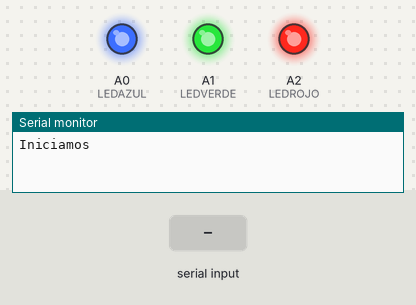
Bench run of a sketch on a simulated Arduino Uno, built with avr-gcc and run on an emulated ATmega328P. Parts: output pins drawn as LEDs (lit = HIGH), the last lines printed to the serial monitor. The inputs (shaded band) are chosen by the test bench.

Above: at 1.2 s.
1.3 s: "0" received over the second serial link
At 2.0 s:
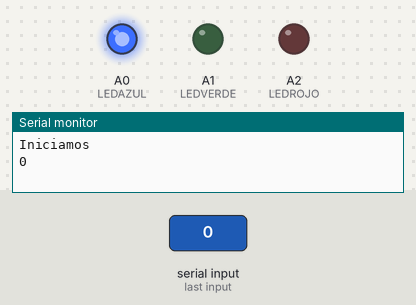
2.8 s: "1" received over the second serial link
At 3.1 s:
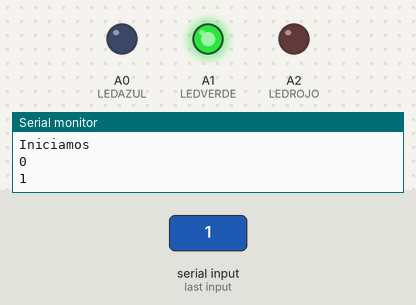
4.3 s: "2" received over the second serial link
At 5.5 s:
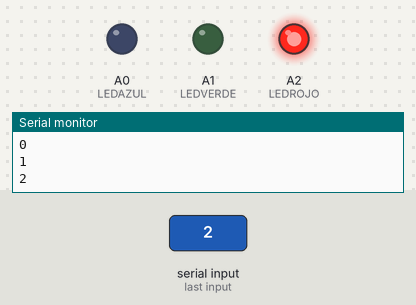
Timing chart, 0 to 7.3 s (numbered marks = the images above; inputs shaded):
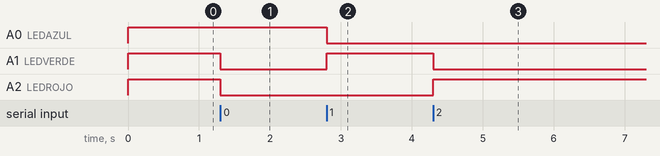

The sketch:

Escalvo.ino
```cpp
#include <SoftwareSerial.h>

SoftwareSerial miBT(10,11);


int LEDROJO = A2;
int LEDVERDE = A1;
int LEDAZUL = A0;

void setup() {
  Serial.begin(9600);
  Serial.println("Iniciamos");
  miBT.begin(38400);

  pinMode(LEDROJO, OUTPUT);
  pinMode(LEDVERDE, OUTPUT);
  pinMode(LEDAZUL, OUTPUT);

  analogWrite(LEDROJO, 255);
  analogWrite(LEDVERDE, 255);
  analogWrite(LEDAZUL, 255);

}

void configuracion(){
  if(miBT.available())
    Serial.write(miBT.read());

  if(Serial.available())
    miBT.write(Serial.read());
}

char dato;

void loop(){
  if(miBT.available()){
    dato = miBT.read();
    Serial.println(dato);
    if(dato == '0'){
      analogWrite(LEDROJO, 0);
      analogWrite(LEDVERDE, 0);
      analogWrite(LEDAZUL, 255);
    }
    else if(dato == '1'){
      analogWrite(LEDROJO, 0);
      analogWrite(LEDVERDE, 255);
      analogWrite(LEDAZUL, 0);
    }
    else if(dato == '2'){
      analogWrite(LEDROJO, 255);
      analogWrite(LEDVERDE, 0);
      analogWrite(LEDAZUL, 0);
    }
  }
}
```

Measured:
- after the input at 1.3 s, A1 (LEDVERDE), A2 (LEDROJO): HIGH → LOW at once
- after the input at 2.8 s, A0 (LEDAZUL): HIGH → LOW at once; A1 (LEDVERDE): LOW → HIGH at once
- after the input at 4.3 s, A1 (LEDVERDE): HIGH → LOW at once; A2 (LEDROJO): LOW → HIGH at once
